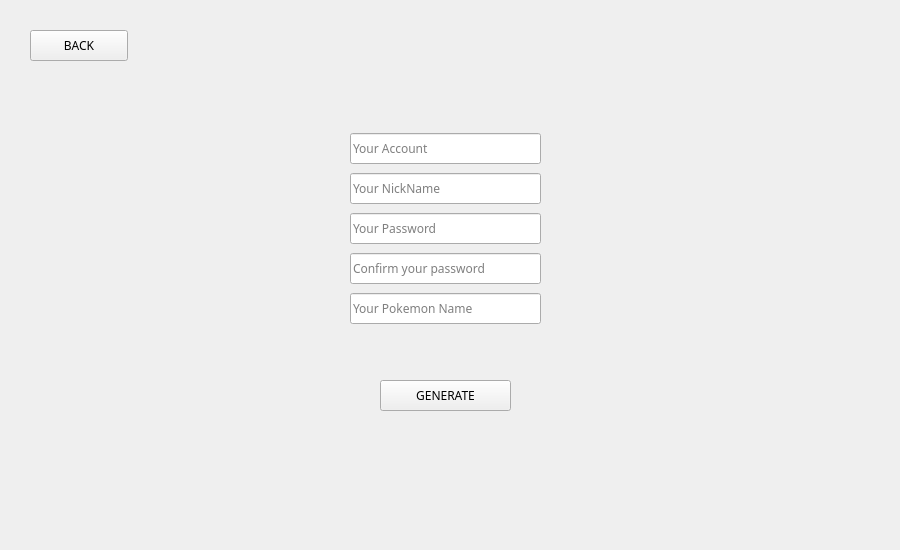
<?xml version="1.0" encoding="UTF-8"?>
<ui version="4.0">
 <class>SignupPage</class>
 <widget class="QWidget" name="SignupPage">
  <property name="geometry">
   <rect>
    <x>0</x>
    <y>0</y>
    <width>900</width>
    <height>550</height>
   </rect>
  </property>
  <property name="windowTitle">
   <string>Form</string>
  </property>
  <widget class="QLineEdit" name="signupAccount">
   <property name="geometry">
    <rect>
     <x>350</x>
     <y>133</y>
     <width>191</width>
     <height>31</height>
    </rect>
   </property>
   <property name="font">
    <font>
     <family>Lalezar</family>
    </font>
   </property>
   <property name="placeholderText">
    <string>Your Account</string>
   </property>
  </widget>
  <widget class="QLineEdit" name="signupPassword">
   <property name="geometry">
    <rect>
     <x>350</x>
     <y>213</y>
     <width>191</width>
     <height>31</height>
    </rect>
   </property>
   <property name="font">
    <font>
     <family>Lalezar</family>
    </font>
   </property>
   <property name="placeholderText">
    <string>Your Password</string>
   </property>
  </widget>
  <widget class="QLineEdit" name="signupPasswordConfirm">
   <property name="geometry">
    <rect>
     <x>350</x>
     <y>253</y>
     <width>191</width>
     <height>31</height>
    </rect>
   </property>
   <property name="font">
    <font>
     <family>Lalezar</family>
    </font>
   </property>
   <property name="placeholderText">
    <string>Confirm your password</string>
   </property>
  </widget>
  <widget class="QLineEdit" name="pokemonName">
   <property name="geometry">
    <rect>
     <x>350</x>
     <y>293</y>
     <width>191</width>
     <height>31</height>
    </rect>
   </property>
   <property name="minimumSize">
    <size>
     <width>2</width>
     <height>0</height>
    </size>
   </property>
   <property name="font">
    <font>
     <family>Lalezar</family>
    </font>
   </property>
   <property name="placeholderText">
    <string>Your Pokemon Name</string>
   </property>
  </widget>
  <widget class="QPushButton" name="generatePokemon">
   <property name="geometry">
    <rect>
     <x>380</x>
     <y>380</y>
     <width>131</width>
     <height>31</height>
    </rect>
   </property>
   <property name="font">
    <font>
     <family>Lalezar</family>
    </font>
   </property>
   <property name="text">
    <string>GENERATE</string>
   </property>
  </widget>
  <widget class="QPushButton" name="back">
   <property name="geometry">
    <rect>
     <x>30</x>
     <y>30</y>
     <width>98</width>
     <height>31</height>
    </rect>
   </property>
   <property name="font">
    <font>
     <family>Lalezar</family>
    </font>
   </property>
   <property name="text">
    <string>BACK</string>
   </property>
  </widget>
  <widget class="QLabel" name="errorinfo">
   <property name="geometry">
    <rect>
     <x>350</x>
     <y>340</y>
     <width>361</width>
     <height>23</height>
    </rect>
   </property>
   <property name="font">
    <font>
     <family>Lalezar</family>
    </font>
   </property>
   <property name="styleSheet">
    <string notr="true">color: rgb(204, 0, 0);</string>
   </property>
   <property name="text">
    <string/>
   </property>
  </widget>
  <widget class="QLineEdit" name="signupNickName">
   <property name="geometry">
    <rect>
     <x>350</x>
     <y>173</y>
     <width>191</width>
     <height>31</height>
    </rect>
   </property>
   <property name="font">
    <font>
     <family>Lalezar</family>
    </font>
   </property>
   <property name="text">
    <string/>
   </property>
   <property name="placeholderText">
    <string>Your NickName</string>
   </property>
  </widget>
 </widget>
 <resources/>
 <connections/>
</ui>
